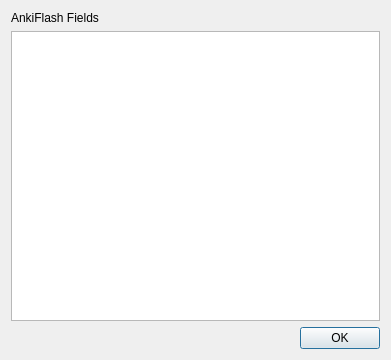
<?xml version="1.0" encoding="UTF-8"?>
<ui version="4.0">
 <class>ChangeMap</class>
 <widget class="QDialog" name="ChangeMap">
  <property name="geometry">
   <rect>
    <x>0</x>
    <y>0</y>
    <width>391</width>
    <height>360</height>
   </rect>
  </property>
  <property name="windowTitle">
   <string>Map to AnkiFlash Fields</string>
  </property>
  <property name="windowIcon">
   <iconset>
    <normaloff>../resources/anki.ico</normaloff>../resources/anki.ico</iconset>
  </property>
  <layout class="QVBoxLayout">
   <item>
    <widget class="QLabel" name="label">
     <property name="text">
      <string>AnkiFlash Fields</string>
     </property>
     <property name="wordWrap">
      <bool>true</bool>
     </property>
    </widget>
   </item>
   <item>
    <widget class="QListWidget" name="fields"/>
   </item>
   <item>
    <widget class="QDialogButtonBox" name="buttonBox">
     <property name="orientation">
      <enum>Qt::Horizontal</enum>
     </property>
     <property name="standardButtons">
      <set>QDialogButtonBox::Ok</set>
     </property>
    </widget>
   </item>
  </layout>
 </widget>
 <resources/>
 <connections>
  <connection>
   <sender>buttonBox</sender>
   <signal>accepted()</signal>
   <receiver>ChangeMap</receiver>
   <slot>accept()</slot>
   <hints>
    <hint type="sourcelabel">
     <x>254</x>
     <y>355</y>
    </hint>
    <hint type="destinationlabel">
     <x>157</x>
     <y>274</y>
    </hint>
   </hints>
  </connection>
  <connection>
   <sender>buttonBox</sender>
   <signal>rejected()</signal>
   <receiver>ChangeMap</receiver>
   <slot>reject()</slot>
   <hints>
    <hint type="sourcelabel">
     <x>322</x>
     <y>355</y>
    </hint>
    <hint type="destinationlabel">
     <x>286</x>
     <y>274</y>
    </hint>
   </hints>
  </connection>
  <connection>
   <sender>fields</sender>
   <signal>doubleClicked(QModelIndex)</signal>
   <receiver>ChangeMap</receiver>
   <slot>accept()</slot>
   <hints>
    <hint type="sourcelabel">
     <x>99</x>
     <y>123</y>
    </hint>
    <hint type="destinationlabel">
     <x>193</x>
     <y>5</y>
    </hint>
   </hints>
  </connection>
 </connections>
</ui>
